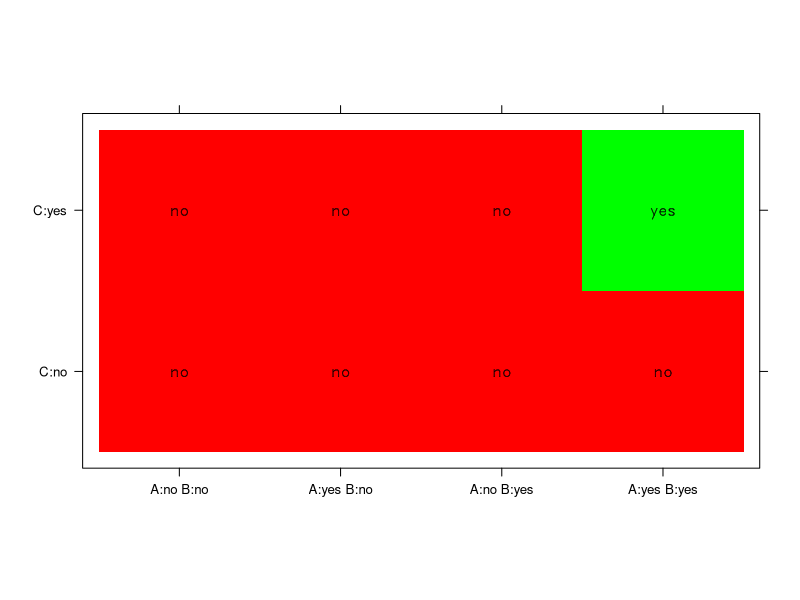
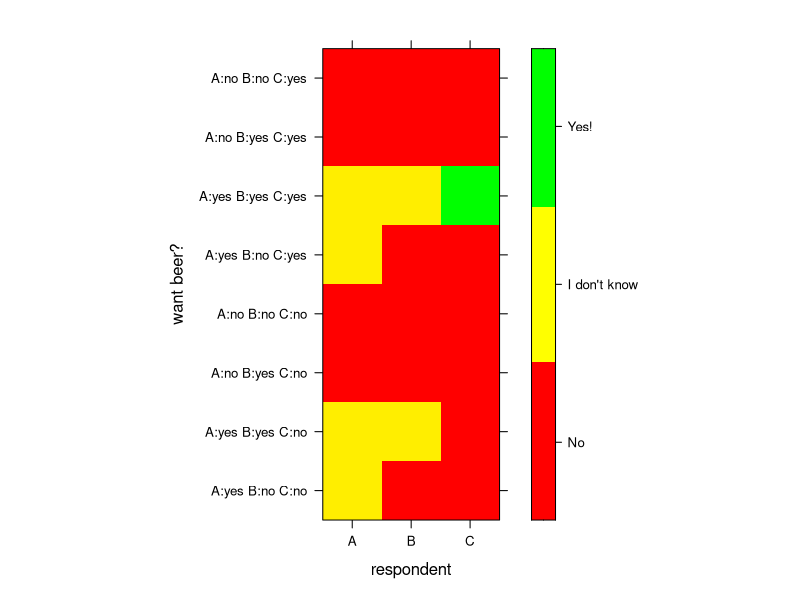

These charts were generated, in order, by the following R code:
library(lattice)
library(latticeExtra)

nz <- 3
x <- 2**1
y <- 2**2
d <- t(matrix(rep(1:2, length.out=x*y), nrow=x, ncol=y))

p <- levelplot(
  d,
  xlab=NULL,
  ylab=NULL,
  # scales=list(x=list(at=NULL), y=list(at=NULL)), # no ticks
  scales=list(x=list(at=1:y, labels=c("AB'", "AB", "A'B", "A'B'")), y=list(at=1:x, labels=c("C'", "C"))),
  cuts=nz-1, # to map 1:3 to white:black
  # colorkey=NULL,
  col.regions=colorRampPalette(colors=c("white", "black"))(nz)
)
# print(p)

get_question <- function(f) {
  dat <- data.frame(
    A=c(0, 1, 0, 1, 0, 1, 0, 1),
    B=c(0, 0, 1, 1, 0, 0, 1, 1),
    C=c(0, 0, 0, 0, 1, 1, 1, 1)
  )
  dat$value <- ifelse(f(dat$A, dat$B, dat$C), 1, 0)
  dat$source <- ifelse(dat$value, "yes", "no")
  dat$x <- factor(
    paste0(ifelse(dat$A == 1, "A:yes ", "A:no "), ifelse(dat$B == 1, "B:yes", "B:no")),
    levels=c("A:no B:no", "A:yes B:no", "A:no B:yes", "A:yes B:yes")
  )
  dat$y <- factor(ifelse(dat$C == 1, "C:yes", "C:no"), levels=c("C:no", "C:yes"))

  return(dat)
}

and3 <- function(a, b, c) {
  return(bitwAnd(bitwAnd(a, b), c))
}
datAND <- get_question(function(a, b, c) bitwAnd(bitwAnd(a, b), c))

dat <- data.frame(
  A=c(0, 1, 0, 1, 0, 1, 0, 1),
  B=c(0, 0, 1, 1, 0, 0, 1, 1),
  C=c(0, 0, 0, 0, 1, 1, 1, 1)
)
dat$value <- ifelse(and3(dat$A, dat$B, dat$C), 1, 0)
dat$source <- ifelse(dat$value, "yes", "no")
dat$x <- factor(
  paste0(ifelse(dat$A == 1, "A:yes ", "A:no "), ifelse(dat$B == 1, "B:yes", "B:no")),
  levels=c("A:no B:no", "A:yes B:no", "A:no B:yes", "A:yes B:yes")
)
dat$y <- factor(ifelse(dat$C == 1, "C:yes", "C:no"), levels=c("C:no", "C:yes"))

lp <- levelplot(
  value ~ x+y,
  aspect="iso",
  data=dat,
  xlab=NULL, ylab=NULL, colorkey=NULL,
  col.regions=colorRampPalette(colors=c("red", "green"))(2)
)
xp <- xyplot(y ~ x, data=dat,
  panel = function(y, x, ...) {
    ltext(x = x, y = y, labels = dat$source, cex = 1, font = 2,
      fontfamily = "HersheySans")
    # panel.grid(h=1, v=3, x=2, y=4)
    #panel.abline(h=c(1.5), from=1.5, to=2.5)
    #panel.abline(v=c(1.5, 2.5, 3.5), from=0.5, to=2.5)
  }
  )

p <- lp + xp
print(p)

# joke result, "and" form, per logician desire
# the "backwards" row/col numbers make
# the data match the input format
m <- matrix(nrow=3, ncol=8, data=c(
   0, -1, -1,  # 100
   0,  0, -1,  # 110
  -1, -1, -1,  # 010
  -1, -1, -1,  # 000
   0, -1, -1,  # 101
   0,  0,  1,  # 111
  -1, -1, -1,  # 011
  -1, -1, -1   # 001
))

levelplot(
  m,
  col.regions=colorRampPalette(colors=c("red", "yellow", "green")),
  xlab="respondent",
  ylab="want beer?",
  colorkey=list(at=c(-1, -.33, .33, 1), labels=list(at=c(-0.67, 0, 0.67), labels=c("No", "I don't know", "Yes!"))),
  scales=list(
    x=list(at=1:3, labels=c("A", "B", "C")),
    y=list(at=1:8, labels=c(
      "A:yes B:no C:no", "A:yes B:yes C:no", "A:no B:yes C:no", "A:no B:no C:no",
      "A:yes B:no C:yes", "A:yes B:yes C:yes", "A:no B:yes C:yes", "A:no B:no C:yes"
    ))
  )
)

dat <- data.frame(
  y=c("A yes B no C no", "A yes B yes C no", "A no B yes C no", "A no B no C no",
      "A yes B no C yes", "A yes B yes C yes", "A no B yes C yes", "A no B no C yes"),
  value=c(0, 0, 0, 0, 0, 1, 0, 0)+1,
  source=c(0, 0, 0, 0, 0, 1, 0, 0)
)
